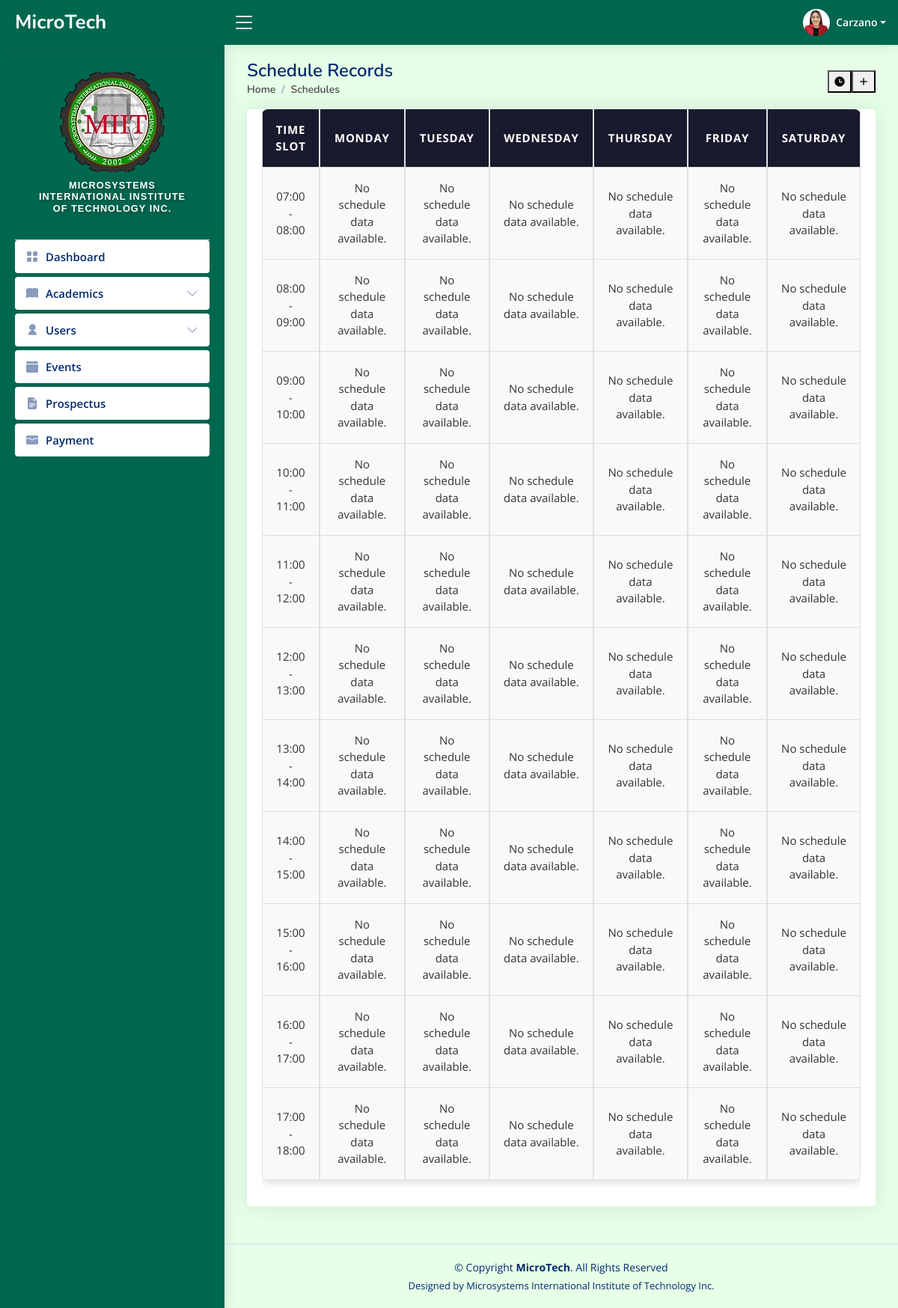
Screenshot of /admin/set-schedule.php (signed in) with the database file from the repository.
### tables this page shows
CREATE TABLE `tbl_users` (
  `user_id` int(11) NOT NULL,
  `user_fname` varchar(50) NOT NULL,
  `user_lname` varchar(50) NOT NULL,
  `user_email` varchar(80) NOT NULL,
  `user_name` varchar(50) NOT NULL,
  `user_pass` varchar(100) NOT NULL,
  `user_role` varchar(20) NOT NULL,
  `user_image` varchar(100) NOT NULL,
  `date_of_birth` date DEFAULT NULL,
  `gender` enum('Male','Female') DEFAULT NULL,
  `hire_date` date DEFAULT NULL,
  `department` varchar(100) DEFAULT NULL,
  `phone_number` varchar(15) DEFAULT NULL,
  `address` varchar(100) DEFAULT NULL,
  `created_at` timestamp NOT NULL DEFAULT current_timestamp()
);

### templates/header.php (shortened to what this page needs)
<!DOCTYPE html>
<html lang="en">
<head>
  <link href="../../assets/vendor/bootstrap/css/bootstrap.min.css" rel="stylesheet">
  <link href="../../assets/vendor/bootstrap-icons/bootstrap-icons.css" rel="stylesheet">
  <link href="../../assets/vendor/boxicons/css/boxicons.min.css" rel="stylesheet">
  <link href="../../assets/vendor/quill/quill.snow.css" rel="stylesheet">
  <link href="../../assets/vendor/quill/quill.bubble.css" rel="stylesheet">
  <link href="../../assets/vendor/remixicon/remixicon.css" rel="stylesheet">
  <link href="../../assets/vendor/simple-datatables/style.css" rel="stylesheet">
  <link href="../../assets/css/style.css" rel="stylesheet">
</head>
<?php
$database = new Connection();
$conn = $database->open();
$userid = $_SESSION["login"];
$statements = $conn->prepare("SELECT user_fname, user_lname, user_image, user_role FROM tbl_users WHERE user_id = ?");
$statements->execute([$userid]);
$user = $statements->fetch(PDO::FETCH_ASSOC);
if ($user) {
    $lname = $user['user_lname'];
    $image = $user['user_image'];
} else {
    $fname = '';
    $lname = '';
    $role = '';
    $image = 'default.png';
    echo "User not found!";
}
?>
<body style="background-color:#e6ffe6;">
  <header id="header" class="header fixed-top d-flex align-items-center" style="background-color: #00674f;">
    <div class="d-flex align-items-center justify-content-between">
      <a href="../admin/index.php" class="logo d-flex align-items-center">
        <span class="d-none d-lg-block text-white">MicroTech</span>
      </a>
      <i class="bi bi-list toggle-sidebar-btn text-white"></i>
    </div>
    <nav class="header-nav ms-auto">
      <ul class="d-flex align-items-center">
        <li class="nav-item dropdown pe-3">
          <a class="nav-link nav-profile d-flex align-items-center pe-0 " href="#" data-bs-toggle="dropdown">
           <img src="upload-files/<?php echo htmlspecialchars($image); ?>" id="currentPhoto" onerror="this.src='images/default.png'" alt="Profile Image" class="rounded-circle">
            <span class="d-none d-md-block dropdown-toggle ps-2 text-white"><?php echo htmlspecialchars($lname)?></span>
          </a>
        </li>
      </ul>
    </nav>
  </header>
  <aside id="sidebar" class="sidebar" style="background-color: #00674f;">
    <ul class="sidebar-nav" id="sidebar-nav">
    <div class="profile-section">
      <div>
        <img src="../admin/images/miit-logo.png" id="currentPhoto" onerror="this.src='images/default.png'" alt="Profile Image" class="rotate-flip">
      </div>
      <div class="logo-text" style="padding: 10px; text-align: center;">
        <h6>Microsystems International Institute of Technology Inc.</h6>
      </div>
    </div>
      <li class="nav-item">
        <a class="nav-link collapsed" href="../admin/index.php">
          <i class="bi bi-grid-fill"></i>
          <span>Dashboard</span>
        </a>
      </li>
      <li class="nav-item">
          <a class="nav-link collapsed" data-bs-target="#tables-nav" data-bs-toggle="collapse" href="#">
            <i class="bi bi-book-fill"></i><span>Academics</span><i class="bi bi-chevron-down ms-auto"></i>
          </a>
      </li>
      <li class="nav-item">
        <a class="nav-link collapsed" data-bs-target="#user-nav" data-bs-toggle="collapse" href="#">
          <i class="ri-user-fill"></i><span>Users</span><i class="bi bi-chevron-down ms-auto"></i>
        </a>
      </li>
      <li class="nav-item">
        <a class="nav-link collapsed" href="../admin/event.php">
          <i class="bi bi-calendar-fill"></i>
          <span>Events</span>
        </a>
      </li>
      <li class="nav-item">
        <a class="nav-link collapsed" href="../admin/subject.php">
          <i class="bi bi-file-earmark-text-fill"></i>
          <span>Prospectus</span>
        </a>
      </li>
      <li class="nav-item">
        <a class="nav-link collapsed" href="../admin/payment.php">
          <i class="bi bi-wallet-fill"></i>
          <span>Payment</span>
        </a>
      </li>
      <br>
    </ul>
  </aside>

### assets/css/style.css (style rules this page uses)
:root { scroll-behavior: smooth; }
body { font-family: 'Open Sans', sans-serif; background: #f6f9ff; color: #444444; }
a { color: #4154f1; text-decoration: none; }
h1, h2, h3, h4, h5, h6 { font-family: 'Nunito', sans-serif; }
.logo { line-height: 1; }
@media (min-width: 1200px) { .logo { width: 280px; } }
.logo span { font-size: 26px; font-weight: 700; color: #012970; font-family: 'Nunito', sans-serif; }
.header { transition: all 0.5s; z-index: 997; height: 60px; box-shadow: 0px 2px 20px rgba(1, 41, 112, 0.1); background-color: #fff; padding-left: 20px; }
.header .toggle-sidebar-btn { font-size: 32px; padding-left: 10px; cursor: pointer; color: #012970; }
.header-nav ul { list-style: none; }
.header-nav > ul { margin: 0; padding: 0; }
.header-nav .nav-profile { color: #012970; }
.header-nav .nav-profile img { max-height: 36px; }
.header-nav .nav-profile span { font-size: 14px; font-weight: 600; }
.sidebar { position: fixed; top: 60px; left: 0; bottom: 0; width: 300px; z-index: 996; transition: all 0.3s; padding: 20px; overflow-y: auto; scrollbar-width: thin; scrollbar-color: #aab7cf transparent; box-shadow: 0px 0px 20px rgba(1, 41, 112, 0.1); background-color: #fff; }
.sidebar-nav { padding: 0; margin: 0; list-style: none; }
.sidebar-nav li { padding: 0; margin: 0; list-style: none; }
.sidebar-nav .nav-item { margin-bottom: 5px; }
.sidebar-nav .nav-link { display: flex; align-items: center; font-size: 15px; font-weight: 600; color: #4154f1; transition: 0.3; background: #f6f9ff; padding: 10px 15px; border-radius: 4px; }
.sidebar-nav .nav-link i { font-size: 16px; margin-right: 10px; color: #4154f1; }
.sidebar-nav .nav-link.collapsed { color: #012970; background: #fff; }
.sidebar-nav .nav-link.collapsed i { color: #899bbd; }
.sidebar-nav .nav-link .bi-chevron-down { margin-right: 0; transition: transform 0.2s ease-in-out; }

### templates/header.php (style rules this page uses)
.logo-text h6 { font-family: 'Arial', sans-serif; font-size: 0.8rem; font-weight: 600; letter-spacing: 1px; color: #ffffff; text-transform: uppercase; text-shadow: 2px 2px 4px rgba(0, 0, 0, 0.3); }
html { scroll-behavior: smooth; }
.sidebar .nav-link { transition: background-color 0.3s ease, color 0.3s ease; }
.profile-section { display: flex; flex-direction: column; align-items: center; padding: 1rem; border-bottom: 1px solid #ddd; }

### PHP/set-schedule-con.php (style rules this page uses)
a { text-decoration: none !important; color: inherit; }

### rows the page displays
tbl_users: user_image (picture), user_lname "Carzano"

### other values shown
$day "MONDAY"
$day "TUESDAY"
$day "WEDNESDAY"
$day "THURSDAY"
$day "FRIDAY"
$day "SATURDAY"
